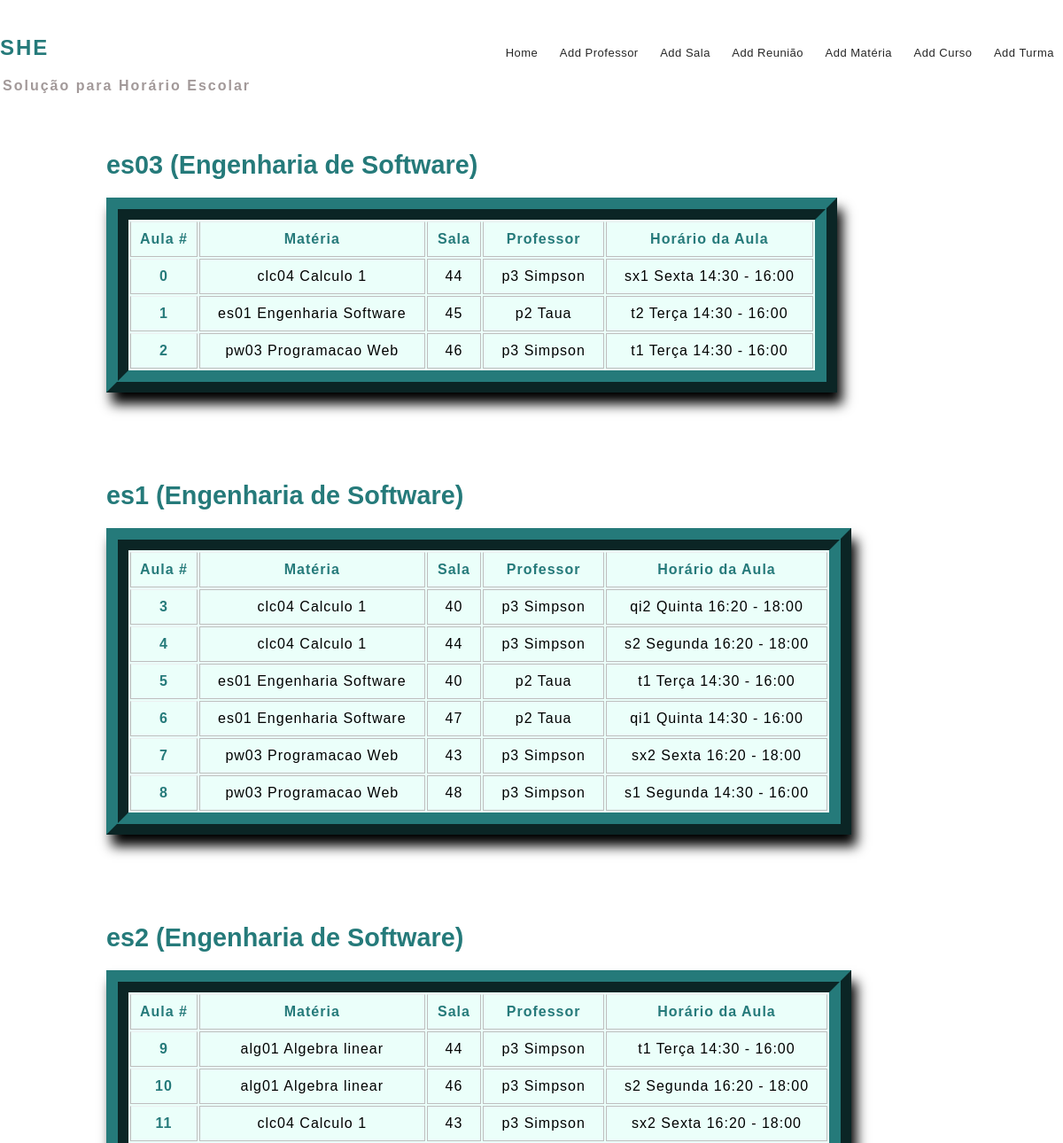
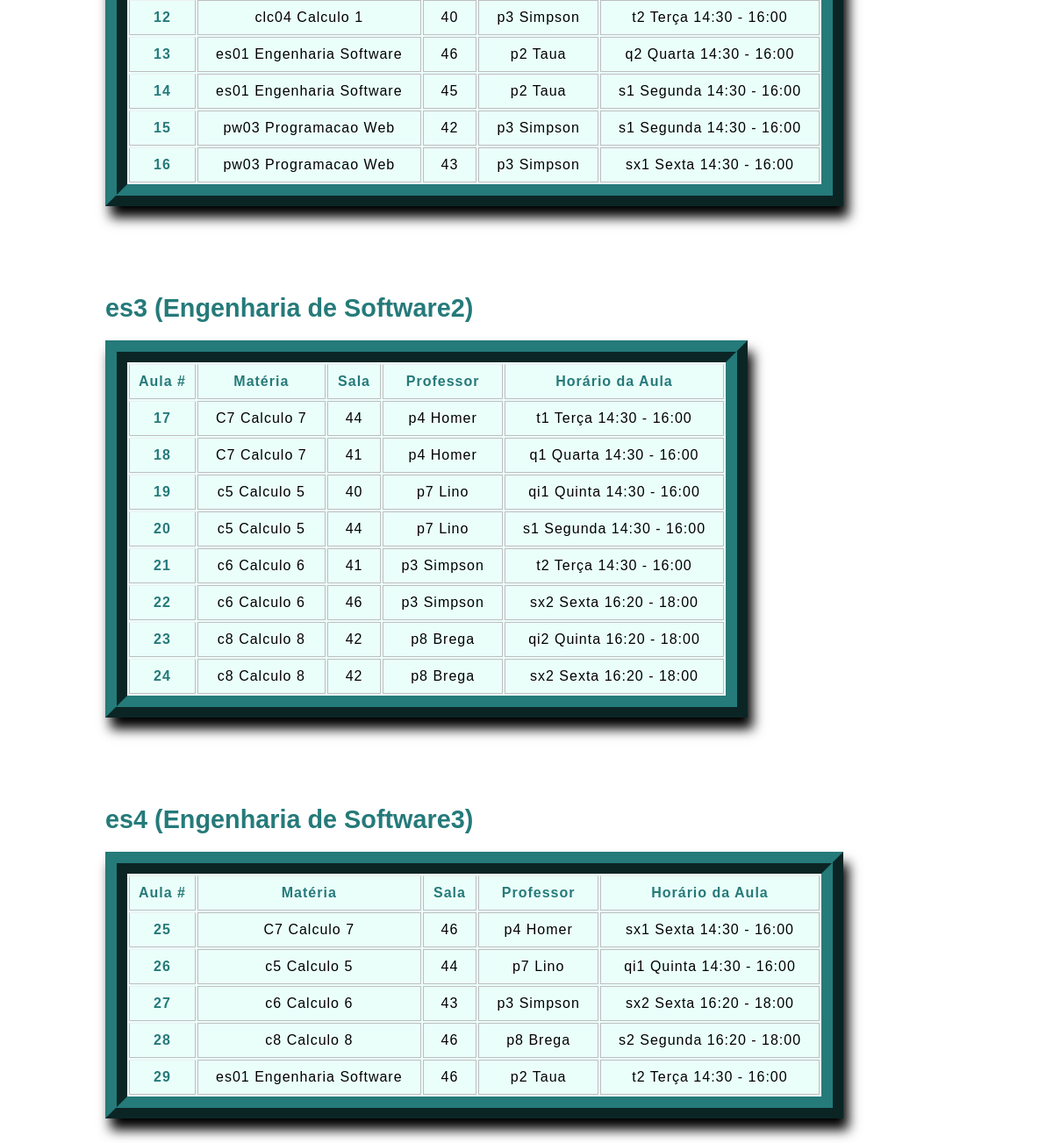
Screenshot of /timetable_generation/ with the database file from the repository (2 pictures, top to bottom).
### mm1/models.py (models this page shows, shortened)
class Section(models.Model):
    section_id = models.CharField(max_length=25, primary_key=True)
    department = models.ForeignKey(Department, on_delete=models.CASCADE)
    num_class_in_week = models.IntegerField(default=0)
    course = models.ForeignKey(Course, on_delete=models.CASCADE, blank=True, null=True)
    meeting_time = models.ForeignKey(MeetingTime, on_delete=models.CASCADE, blank=True, null=True)
    room = models.ForeignKey(Room,on_delete=models.CASCADE, blank=True, null=True)
    instructor = models.ForeignKey(Instructor, on_delete=models.CASCADE, blank=True, null=True)

class Department(models.Model):
    dept_name = models.CharField(max_length=50)
    courses = models.ManyToManyField(Course)
    def __str__(self):
        return self.dept_name

class Course(models.Model):
    course_number = models.CharField(max_length=5, primary_key=True)
    course_name = models.CharField(max_length=40)
    max_numb_students = models.CharField(max_length=65)
    instructors = models.ManyToManyField(Instructor)
    def __str__(self):
        return f'{self.course_number} {self.course_name}'

class Room(models.Model):
    r_number = models.CharField(max_length=6)
    seating_capacity = models.IntegerField(default=0)
    def __str__(self):
        return self.r_number

class Instructor(models.Model):
    uid = models.CharField(max_length=6)
    name = models.CharField(max_length=25)
    def __str__(self):
        return f'{self.uid} {self.name}'

class MeetingTime(models.Model):
    pid = models.CharField(max_length=4, primary_key=True)
    time = models.CharField(max_length=50, choices=time_slots, default='14:30 - 16:00')
    day = models.CharField(max_length=15, choices=DAYS_OF_WEEK)
    def __str__(self):
        return f'{self.pid} {self.day} {self.time}'

### mm1/views.py (the view)
# urls.py: path('timetable_generation/', views.timetable, name='timetable'),
def timetable(request):
    schedule = []
    population = Population(POPULATION_SIZE)
    generation_num = 0
    population.get_schedules().sort(key=lambda x: x.get_fitness(), reverse=True)
    geneticAlgorithm = GeneticAlgorithm()
    while population.get_schedules()[0].get_fitness() != 1.0:
        generation_num += 1
        print('\n> Geração #' + str(generation_num))
        population = geneticAlgorithm.evolve(population)
        population.get_schedules().sort(key=lambda x: x.get_fitness(), reverse=True)
        schedule = population.get_schedules()[0].get_classes()
    return render(request, 'timetable.html', {'schedule': schedule, 'sections': Section.objects.all(),
                                              'times': MeetingTime.objects.all()})

### mm1/views.py (called while the page is built)
    def get_rooms(self): return self._rooms

    def get_meetingTimes(self): return self._meetingTimes

    def get_classes(self):
        self._isFitnessChanged = True
        return self._classes

    def get_fitness(self):
        if self._isFitnessChanged:
            self._fitness = self.calculate_fitness()  # Calcula a fitness se ela mudou
            self._isFitnessChanged = False
        return self._fitness

    def get_schedules(self):
        return self._schedules

    def evolve(self, population):
        return self._mutate_population(self._crossover_population(population))  # Realiza cruzamento e mutação

    def _crossover_population(self, pop):
        crossover_pop = Population(0)  # População de cruzamento vazia
        for i in range(NUMB_OF_ELITE_SCHEDULES):
            crossover_pop.get_schedules().append(pop.get_schedules()[i])  # Mantém os cronogramas elite
        i = NUMB_OF_ELITE_SCHEDULES
        while i < POPULATION_SIZE:
            schedule1 = self._select_tournament_population(pop).get_schedules()[0]  # Seleção por torneio
            schedule2 = self._select_tournament_population(pop).get_schedules()[0]
            crossover_pop.get_schedules().append(self._crossover_schedule(schedule1, schedule2))  # Cruza cronogramas
            i += 1
        return crossover_pop

    def _mutate_population(self, population):
        for i in range(NUMB_OF_ELITE_SCHEDULES, POPULATION_SIZE):
            self._mutate_schedule(population.get_schedules()[i])  # Aplica mutação nos cronogramas
        return population

    def _crossover_schedule(self, schedule1, schedule2):
        crossoverSchedule = Schedule().initialize()  # Inicializa um novo cronograma para cruzamento
        for i in range(0, len(crossoverSchedule.get_classes())):
            if rnd.random() > 0.5:
                crossoverSchedule.get_classes()[i] = schedule1.get_classes()[i]  # Escolhe classe do primeiro cronograma
            else:
                crossoverSchedule.get_classes()[i] = schedule2.get_classes()[i]  # Escolhe classe do segundo cronograma
        return crossoverSchedule

    def _mutate_schedule(self, mutateSchedule):
        schedule = Schedule().initialize()  # Inicializa novo cronograma para mutação
        for i in range(len(mutateSchedule.get_classes())):
            if MUTATION_RATE > rnd.random():
                mutateSchedule.get_classes()[i] = schedule.get_classes()[i]  # Substitui classes aleatoriamente
        return mutateSchedule

### templates/timetable.html (shortened to what this page needs)
{% extends 'base.html' %}
{% block content %}
{% load static %}
{% for section in sections %}
<h2 class="secHead">{{ section.section_id }} ({{ section.department }})</h2>
    <table class="table2">
      <colgroup>
        <col >
        <col >
        <col>
        <col>
        <col >
        <col>
      </colgroup>
      <tr>
        <th>Aula #</th>
        <th>Matéria</th>
        <th>Sala</th>
        <th>Professor</th>
        <th>Horário da Aula</th>
      </tr>
      {% for class in schedule %}
        {% if class.section == section.section_id %}
        <tr>
          <th>{{class.section_id}}</th>
          <td>{{class.course}}</td>
          <td>{{class.room}}</td>
          <td>{{class.instructor}}</td>
          <td>{{class.meeting_time}}</td>
        </tr>
        {% endif %}
      {% endfor %}
    </table>
{% endfor %}
{% endblock %}

### templates/base.html (shortened to what this page needs)
{% load static %}
<!DOCTYPE html>
<html>
    <head>
        <link rel="stylesheet" type="text/css" href="{% static 'CSS/style.css' %}">
    </head>
    <body>
        <div class="main" >
                <div class="logo">
                    <h2>SHE</h2>
                    <h4> Solução para <strong>Horário</strong> Escolar </h4>
                </div>
                <nav>
                	<ul>
                	<li><a href="{% url 'home' %}">Home</a></li>
                	  <li><a href="{% url 'addinstructor' %}">Add Professor</a></li>
                	  <li><a href="{% url 'addroom' %}">Add Sala </a></li>
                	  <li><a href="{% url 'addmeetingtime' %}">Add Reunião</a></li>
                	  <li><a href="{% url 'addcourse' %}">Add Matéria</a></li>
                	  <li><a href="{% url 'adddepartment' %}">Add Curso</a></li>
                      <li><a href="{% url 'addsection' %}">Add Turma</a></li>
                	</ul>
                </nav>
            {% block content %}
            {% endblock %}
         </div>
    </body>
</html>

### static/CSS/style.css (style rules this page uses)
* { margin: 0; padding: 0; box-sizing: border-box; font-family: sans-serif; }
html { scroll-behavior: smooth; }
a { text-decoration:none; }
.main { max-width: 1200px; height: auto; margin:0 auto; }
.logo { top:-50px; position: relative; float: left; }
.logo h2 { margin-top: 40px; margin-bottom: 20px; letter-spacing: 2px; color: #257a7a; }
.logo h4 { letter-spacing: 2px; margin-left: 3px; color:#a29999; }
nav { width: 100%; height: 100px; background-color: #fff; padding-bottom: 20px; margin-top: 50px; }
nav ul { float: right; }
nav ul li { display: inline-block; list-style: none; }
nav ul li a { text-decoration: none; color: #272727; padding: 35px 10px; font-size: 13px; letter-spacing: 0.5px; }
nav a { transition: 0.4s all; }
.secHead { margin-top: 20px; margin-bottom: 20px; margin-left: 120px; color:#257a7a; font-size: 1.8rem; }
.table2 { margin-bottom: 100px; margin-left: 120px; }
.table2 { border: 25px ridge; border-color: #257a7a; box-shadow: 6px 13px 13px 0px black; background-color: #ebfffa; letter-spacing: 1px; font-size: 1.0rem; }
.table2 td, th { border: 1px solid rgb(190,190,190); padding: 10px 20px; }
.table2 th { color: #257a7a; font-weight: bolder; }
.table2 td { text-align: center; }
.table1 td, th { border-top: 1px solid #ECF0F1; padding: 10px; }

### rows the page displays
Section: section_id "es03", department "Engenharia de Software", section_id "0" "1" "2"
Course: course "clc04 Calculo 1" "clc04 Calculo 1" "clc04 Calculo 1" "clc04 Calculo 1" "clc04 Calculo 1"
Room: room "44" "44" "44" "44" "44" "44"
Instructor: instructor "p3 Simpson" "p3 Simpson" "p3 Simpson" "p3 Simpson" "p3 Simpson" "p3 Simpson" "p3 Simpson" "p3 Simpson" "p3 Simpson" "p3 Simpson" "p3 Simpson" "p3 Simpson" "p3 Simpson" "p3 Simpson" "p3 Simpson"
MeetingTime: meeting_time "sx1 Sexta 14:30 - 16:00" "sx1 Sexta 14:30 - 16:00" "sx1 Sexta 14:30 - 16:00"
Course: course "es01 Engenharia Software" "es01 Engenharia Software" "es01 Engenharia Software" "es01 Engenharia Software" "es01 Engenharia Software" "es01 Engenharia Software"
Room: room "45" "45"
Instructor: instructor "p2 Taua" "p2 Taua" "p2 Taua" "p2 Taua" "p2 Taua" "p2 Taua"
MeetingTime: meeting_time "t2 Terça 14:30 - 16:00" "t2 Terça 14:30 - 16:00" "t2 Terça 14:30 - 16:00" "t2 Terça 14:30 - 16:00"
Course: course "pw03 Programacao Web" "pw03 Programacao Web" "pw03 Programacao Web" "pw03 Programacao Web" "pw03 Programacao Web"
Room: room "46" "46" "46" "46" "46" "46" "46"
MeetingTime: meeting_time "t1 Terça 14:30 - 16:00" "t1 Terça 14:30 - 16:00" "t1 Terça 14:30 - 16:00" "t1 Terça 14:30 - 16:00"
Section: section_id "es1", department "Engenharia de Software", section_id "3" "4" "5" "6" "7" "8"
Room: room "40" "40" "40" "40"
MeetingTime: meeting_time "qi2 Quinta 16:20 - 18:00" "qi2 Quinta 16:20 - 18:00"
MeetingTime: meeting_time "s2 Segunda 16:20 - 18:00" "s2 Segunda 16:20 - 18:00" "s2 Segunda 16:20 - 18:00"
Room: room "47"
MeetingTime: meeting_time "qi1 Quinta 14:30 - 16:00" "qi1 Quinta 14:30 - 16:00" "qi1 Quinta 14:30 - 16:00"
Room: room "43" "43" "43" "43"
MeetingTime: meeting_time "sx2 Sexta 16:20 - 18:00" "sx2 Sexta 16:20 - 18:00" "sx2 Sexta 16:20 - 18:00" "sx2 Sexta 16:20 - 18:00" "sx2 Sexta 16:20 - 18:00"
Room: room "48"
MeetingTime: meeting_time "s1 Segunda 14:30 - 16:00" "s1 Segunda 14:30 - 16:00" "s1 Segunda 14:30 - 16:00" "s1 Segunda 14:30 - 16:00"
Section: section_id "es2", department "Engenharia de Software", section_id "9" "10" "11" "12" "13" "14" "15" "16"
Course: course "alg01 Algebra linear" "alg01 Algebra linear"
MeetingTime: meeting_time "q2 Quarta 14:30 - 16:00"
Room: room "42" "42" "42"
Section: section_id "es3", department "Engenharia de Software2", section_id "17" "18" "19" "20" "21" "22" "23" "24"
Course: course "C7 Calculo 7" "C7 Calculo 7" "C7 Calculo 7"
Instructor: instructor "p4 Homer" "p4 Homer" "p4 Homer"
Room: room "41" "41"
MeetingTime: meeting_time "q1 Quarta 14:30 - 16:00"
Course: course "c5 Calculo 5" "c5 Calculo 5" "c5 Calculo 5"
Instructor: instructor "p7 Lino" "p7 Lino" "p7 Lino"
Course: course "c6 Calculo 6" "c6 Calculo 6" "c6 Calculo 6"
Course: course "c8 Calculo 8" "c8 Calculo 8" "c8 Calculo 8"
Instructor: instructor "p8 Brega" "p8 Brega" "p8 Brega"
Section: section_id "es4", department "Engenharia de Software3", section_id "25" "26" "27" "28" "29"
